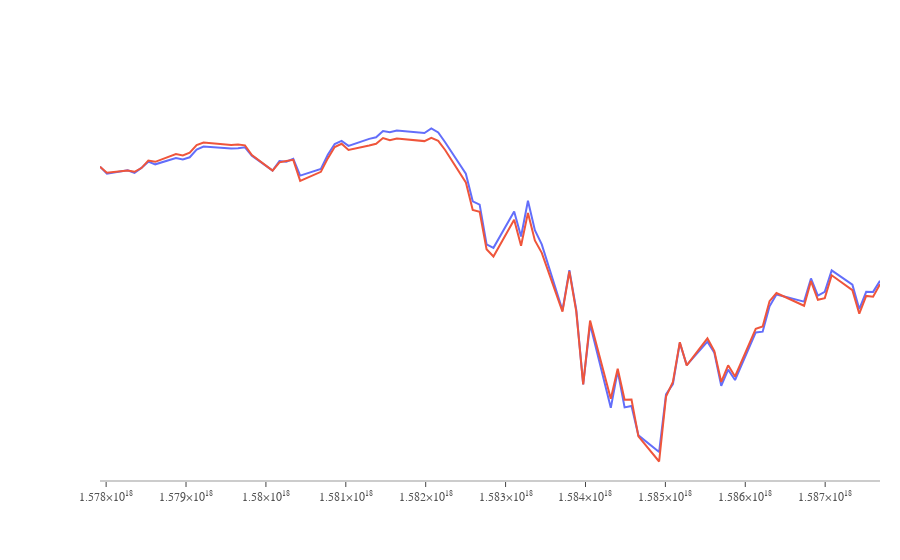

The cell this chart's notebook holds for it:
### Code cell
prices = ffn.get('SPY, VTV, QUAL', start='2020-01-01', end='2020-04-26')
prices = prices.rebase()
fig = go.Figure()

fig.add_trace(go.Scatter(x=list(prices.index.values) , y=prices['spy'],
                    mode='lines',
                    name='S&P 500',showlegend=True))
fig.add_trace(go.Scatter(x=list(prices.index.values) , y=prices['qual'],
                    mode='lines',
                    name='Value',showlegend=True))

fig.update_layout(
    xaxis=dict(
        showline=True,
        showgrid=False,
        showticklabels=True,
        linecolor='rgb(204, 204, 204)',
        linewidth=2,
        ticks='outside',
        tickfont=dict(
            family='Arial',
            size=12,
            color='rgb(82, 82, 82)',
        ),
    ),
    yaxis=dict(
        showgrid=False,
        zeroline=False,
        showline=False,
        showticklabels=False,
    ),
    autosize=False,
    margin=dict(
        autoexpand=False,
        l=100,
        r=20,
        t=110,
    ),
    showlegend=True,
    plot_bgcolor='white'
)
fig.show()
